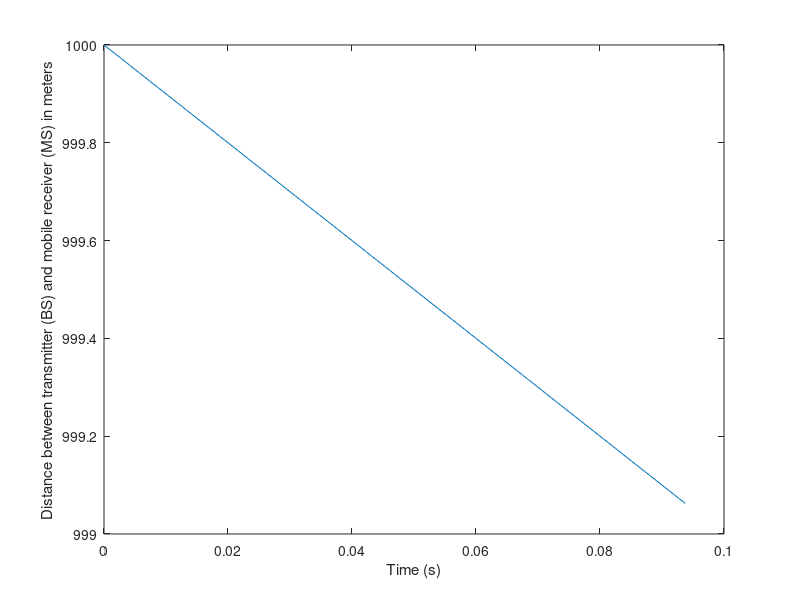
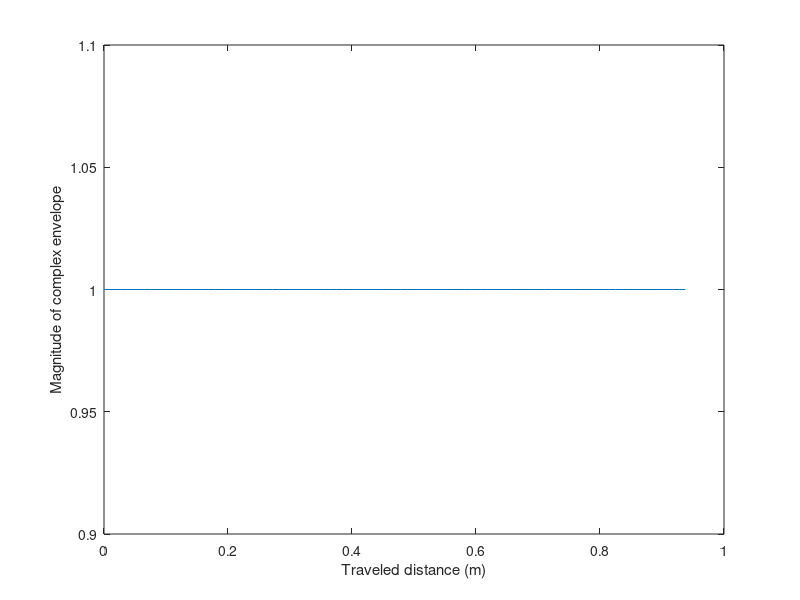
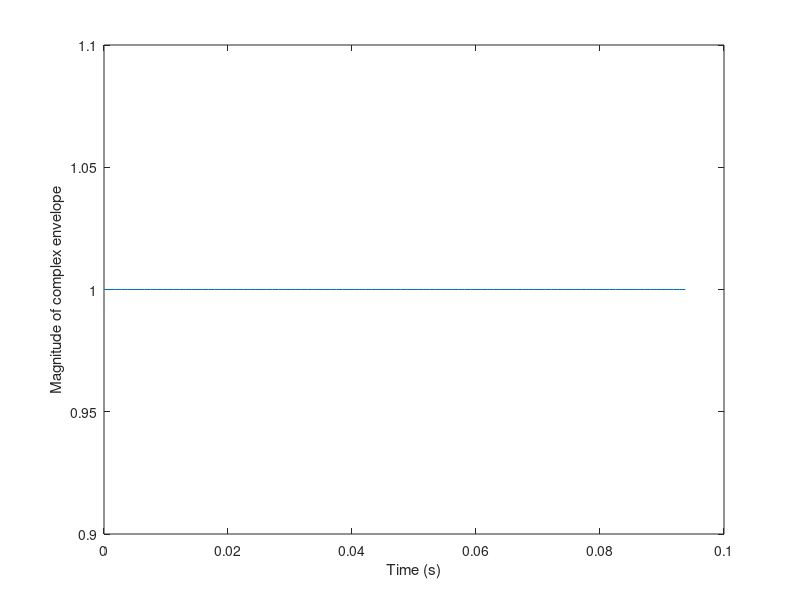
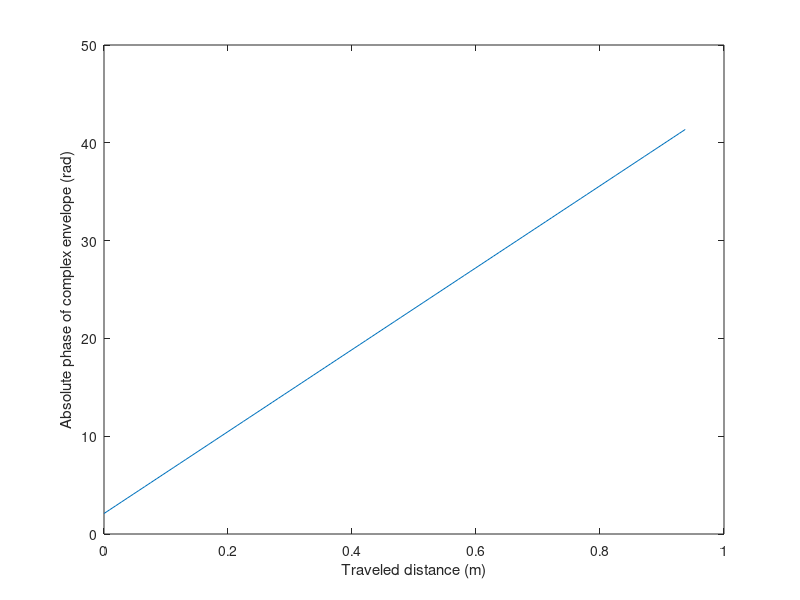

Source code (MATLAB) for these figures, in order:
%
% project411
%
% ======================================================================
clear
close all
clc
% basic inputs ==========================================================

fc=2000;     % MHz  Carrier frequency
F=16;        % sampling rate: fraction of wave length
V=10;        %  m/s MS1 speed 
NFFT=128;    % Number of points in FFT
Nsamples=100 % Number of samples 

% geometry inputs ========================================================

dBS=1000;     % distance of BS to origin 
alpha = 0;   % degree. Angle of BS-MS with MS route 

% inidirect gemeotric parameters ========================================

BSx=dBS*cosd(alpha);  % loc of BS x-coord
BSy=dBS*sind(alpha);  % loc of BS y-coord

% indirect parameters ===================================================
lambdac=300/fc;    % m wavelength
Dx=lambdac/F;      % m sampling spacing 
ts=Dx/V;          % s time sampling interval
fs=1/ts;           % Hz sampling frequency
kc=2*pi/lambdac;   % propagation constant

timeaxis=ts.*[0:Nsamples];     % s  elapsed time axis
disaxis=Dx.*[0:Nsamples];      % n  traveled distance axis 

MSx=V.*timeaxis;    % MS route sampling points

% radio path length ==================================================== 

distBSMS=sqrt((BSx-MSx).^2+(BSy).^2);

figure,plot(timeaxis,distBSMS)
xlabel('Time (s)');
ylabel('Distance between transmitter (BS) and mobile receiver (MS) in meters');

% complex envelope: amplitude and phase ================================
r=exp(-j*kc.*distBSMS);

figure,plot(disaxis,abs(r))
xlabel('Traveled distance (m)')
ylabel('Magnitude of complex envelope')

figure,plot(timeaxis,abs(r))
xlabel('Time (s)')
ylabel('Magnitude of complex envelope')

figure,plot(disaxis,unwrap(angle(r)))
xlabel('Traveled distance (m)')
ylabel('Absolute phase of complex envelope (rad)')

figure,plot(timeaxis,unwrap(angle(r)))
xlabel('Time (s)')
ylabel('Absolute phase of complex envelope (rad)')

figure,plot(disaxis,angle(r))
xlabel('Traveled distance (m)')
ylabel('Modulo-\pi phase of complex envelope (rad)')
axis([0 1 -3.5 3.5])

% complex envelope spectrum ============================================
spectrumr=fftshift((abs(fft(r,NFFT))).^2);
freqaxis=[0:NFFT-1]*fs/NFFT-fs/2;
figure,plot(freqaxis,10*log10(spectrumr)-max(10*log10(spectrumr)))
xlabel('Doppler shift (Hz)')
ylabel('Normalized frquency response (dB)')


